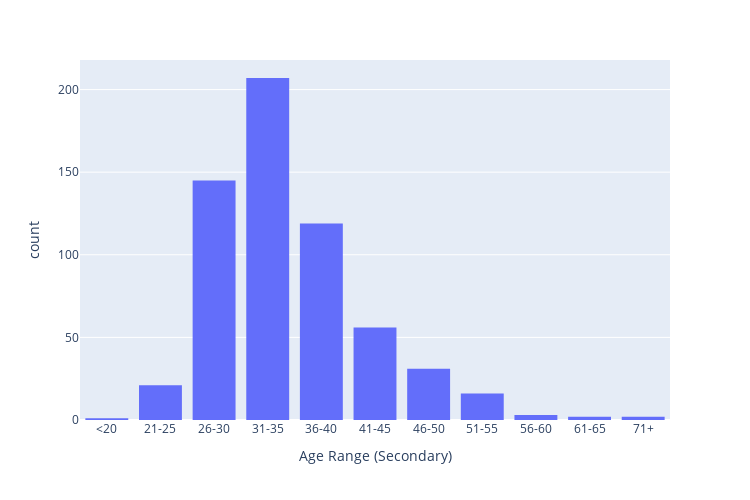

This figure's notebook cell:
### Code cell
px.histogram(categorical.age_range2.values, height=500, width = 750, labels={'value': "Age Range (Secondary)", 'count': ""}).update_layout(showlegend=False).update_xaxes(categoryorder="array", categoryarray=["<20"] + sorted(categorical.age_range2.dropna().unique())[:-1])

### Figure 1 — Plotly figure (JSON) as saved in the notebook; plotly's stock layout.template omitted (floating-point values rounded to 4 significant figures; data arrays with more than 128 entries replaced by an {"elided": "..."} marker saying what was removed)
{"data": [{"alignmentgroup": "True", "bingroup": "x", "hovertemplate": "variable=0<br>Age Range (Secondary)=%{x}<br>count=%{y}<extra></extra>", "legendgroup": "0", "marker": {"color": "#636efa", "pattern": {"shape": ""}}, "name": "0", "offsetgroup": "0", "orientation": "v", "showlegend": true, "type": "histogram", "x": {"elided": "1298 str values"}, "xaxis": "x", "yaxis": "y"}], "layout": {"barmode": "relative", "height": 500, "legend": {"title": {"text": "variable"}, "tracegroupgap": 0}, "margin": {"t": 60}, "showlegend": false, "width": 750, "xaxis": {"anchor": "y", "categoryarray": ["<20", "21-25", "26-30", "31-35", "36-40", "41-45", "46-50", "51-55", "56-60", "61-65", "71+"], "categoryorder": "array", "domain": [0, 1], "title": {"text": "Age Range (Secondary)"}}, "yaxis": {"anchor": "x", "domain": [0, 1], "title": {"text": "count"}}}}
